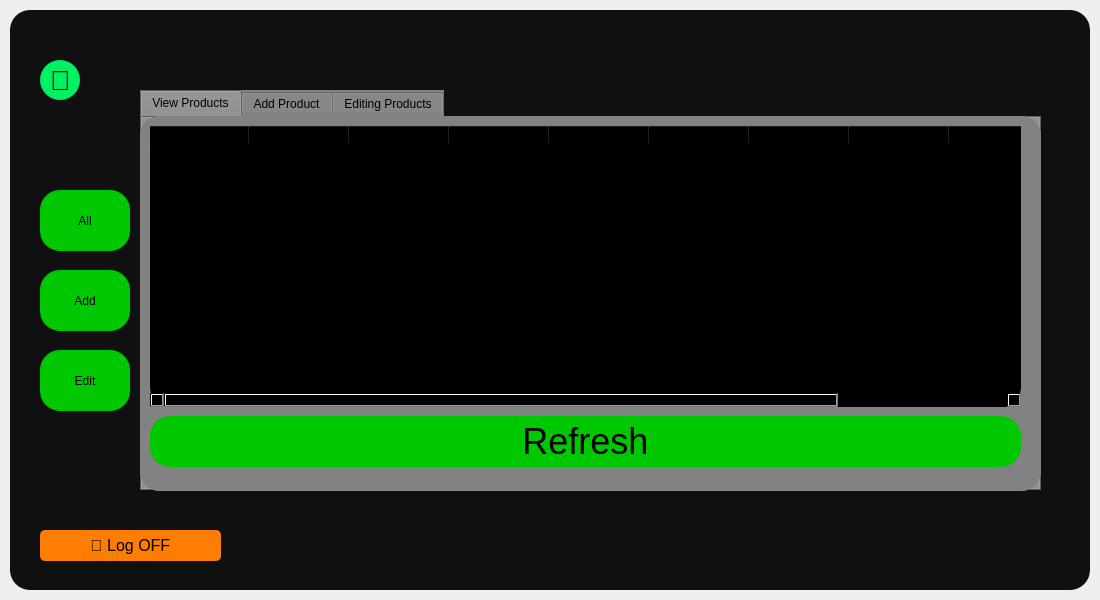
<?xml version="1.0" encoding="UTF-8"?>
<ui version="4.0">
 <class>Form</class>
 <widget class="QWidget" name="Form">
  <property name="geometry">
   <rect>
    <x>0</x>
    <y>0</y>
    <width>1100</width>
    <height>600</height>
   </rect>
  </property>
  <property name="windowTitle">
   <string>Form</string>
  </property>
  <widget class="QWidget" name="widget" native="true">
   <property name="geometry">
    <rect>
     <x>10</x>
     <y>10</y>
     <width>1080</width>
     <height>580</height>
    </rect>
   </property>
   <property name="styleSheet">
    <string notr="true">background-color:rgba(16,16,16,255);
border-radius:20px;</string>
   </property>
   <widget class="QPushButton" name="AdminPanLogOff">
    <property name="geometry">
     <rect>
      <x>30</x>
      <y>520</y>
      <width>181</width>
      <height>31</height>
     </rect>
    </property>
    <property name="font">
     <font>
      <family>Leelawadee UI</family>
      <pointsize>12</pointsize>
      <weight>50</weight>
      <bold>false</bold>
      <underline>false</underline>
      <strikeout>false</strikeout>
     </font>
    </property>
    <property name="styleSheet">
     <string notr="true">QPushButton#AdminPanLogOff{
background-color:rgba(255,125,0,255);
color:rgb(0,0,0);
border-radius:5px;
}

QPushButton#AdminPanLogOff:pressed{
background-color:rgba(255,150,0,255);
}
</string>
    </property>
    <property name="text">
     <string> Log OFF</string>
    </property>
   </widget>
   <widget class="QPushButton" name="AdminEditCus">
    <property name="geometry">
     <rect>
      <x>30</x>
      <y>50</y>
      <width>40</width>
      <height>40</height>
     </rect>
    </property>
    <property name="font">
     <font>
      <family>Leelawadee UI</family>
      <pointsize>20</pointsize>
      <weight>50</weight>
      <bold>false</bold>
      <underline>false</underline>
      <strikeout>false</strikeout>
     </font>
    </property>
    <property name="styleSheet">
     <string notr="true">QPushButton#AdminEditCus{
background-color:rgba(0,240,100,255);
color:rgb(0,0,0);
border-radius:20px;
}

QPushButton#AdminEditCus:pressed{
background-color:rgba(0,255,150,255);
}
</string>
    </property>
    <property name="text">
     <string></string>
    </property>
   </widget>
   <widget class="QPushButton" name="btn_all">
    <property name="geometry">
     <rect>
      <x>30</x>
      <y>180</y>
      <width>90</width>
      <height>61</height>
     </rect>
    </property>
    <property name="styleSheet">
     <string notr="true">background-color: rgb(0, 200, 0);</string>
    </property>
    <property name="text">
     <string>All</string>
    </property>
   </widget>
   <widget class="QTabWidget" name="tabWidget">
    <property name="geometry">
     <rect>
      <x>130</x>
      <y>80</y>
      <width>901</width>
      <height>401</height>
     </rect>
    </property>
    <property name="styleSheet">
     <string notr="true">background-color: rgb(130, 130, 130);</string>
    </property>
    <property name="currentIndex">
     <number>0</number>
    </property>
    <widget class="QWidget" name="tab_5">
     <attribute name="title">
      <string>View Products</string>
     </attribute>
     <widget class="QTableWidget" name="table_2">
      <property name="geometry">
       <rect>
        <x>10</x>
        <y>10</y>
        <width>871</width>
        <height>281</height>
       </rect>
      </property>
      <property name="font">
       <font>
        <pointsize>15</pointsize>
       </font>
      </property>
      <property name="styleSheet">
       <string notr="true">background-color: rgb(0, 0, 0);
border:0px</string>
      </property>
      <column>
       <property name="text">
        <string>ID</string>
       </property>
      </column>
      <column>
       <property name="text">
        <string>Product Type</string>
       </property>
      </column>
      <column>
       <property name="text">
        <string>Supplier ID</string>
       </property>
      </column>
      <column>
       <property name="text">
        <string>Product Name</string>
       </property>
      </column>
      <column>
       <property name="text">
        <string>Price</string>
       </property>
      </column>
      <column>
       <property name="text">
        <string>Condition</string>
       </property>
      </column>
      <column>
       <property name="text">
        <string>Payment Method</string>
       </property>
      </column>
      <column>
       <property name="text">
        <string>Reternability</string>
       </property>
      </column>
      <column>
       <property name="text">
        <string>Sold Date</string>
       </property>
      </column>
      <column>
       <property name="text">
        <string>Retunred Date</string>
       </property>
      </column>
     </widget>
     <widget class="QPushButton" name="btn_refresh_2">
      <property name="geometry">
       <rect>
        <x>10</x>
        <y>300</y>
        <width>871</width>
        <height>51</height>
       </rect>
      </property>
      <property name="font">
       <font>
        <pointsize>27</pointsize>
       </font>
      </property>
      <property name="styleSheet">
       <string notr="true">background-color: rgb(0, 200, 0);</string>
      </property>
      <property name="text">
       <string>Refresh</string>
      </property>
      <property name="iconSize">
       <size>
        <width>24</width>
        <height>28</height>
       </size>
      </property>
     </widget>
    </widget>
    <widget class="QWidget" name="tab_6">
     <attribute name="title">
      <string>Add Product</string>
     </attribute>
     <widget class="QLabel" name="label_14">
      <property name="geometry">
       <rect>
        <x>60</x>
        <y>60</y>
        <width>171</width>
        <height>41</height>
       </rect>
      </property>
      <property name="font">
       <font>
        <pointsize>14</pointsize>
       </font>
      </property>
      <property name="text">
       <string>Name :</string>
      </property>
     </widget>
     <widget class="QLabel" name="label_15">
      <property name="geometry">
       <rect>
        <x>60</x>
        <y>140</y>
        <width>171</width>
        <height>41</height>
       </rect>
      </property>
      <property name="font">
       <font>
        <pointsize>14</pointsize>
       </font>
      </property>
      <property name="text">
       <string>Quantity In Stock :</string>
      </property>
     </widget>
     <widget class="QLabel" name="label_16">
      <property name="geometry">
       <rect>
        <x>60</x>
        <y>220</y>
        <width>171</width>
        <height>41</height>
       </rect>
      </property>
      <property name="font">
       <font>
        <pointsize>14</pointsize>
       </font>
      </property>
      <property name="text">
       <string>Unit Price :</string>
      </property>
     </widget>
     <widget class="QLineEdit" name="name_edit_4">
      <property name="geometry">
       <rect>
        <x>240</x>
        <y>60</y>
        <width>181</width>
        <height>41</height>
       </rect>
      </property>
      <property name="font">
       <font>
        <pointsize>16</pointsize>
       </font>
      </property>
     </widget>
     <widget class="QLineEdit" name="quantity_edit_4">
      <property name="geometry">
       <rect>
        <x>240</x>
        <y>140</y>
        <width>181</width>
        <height>41</height>
       </rect>
      </property>
      <property name="font">
       <font>
        <pointsize>16</pointsize>
       </font>
      </property>
     </widget>
     <widget class="QLineEdit" name="unit_edit_5">
      <property name="geometry">
       <rect>
        <x>240</x>
        <y>220</y>
        <width>181</width>
        <height>41</height>
       </rect>
      </property>
      <property name="font">
       <font>
        <pointsize>16</pointsize>
       </font>
      </property>
     </widget>
     <widget class="QPushButton" name="btn_add_product_2">
      <property name="geometry">
       <rect>
        <x>590</x>
        <y>290</y>
        <width>211</width>
        <height>51</height>
       </rect>
      </property>
      <property name="font">
       <font>
        <pointsize>16</pointsize>
       </font>
      </property>
      <property name="text">
       <string>Add Product</string>
      </property>
     </widget>
     <widget class="QLabel" name="label_17">
      <property name="geometry">
       <rect>
        <x>450</x>
        <y>140</y>
        <width>171</width>
        <height>41</height>
       </rect>
      </property>
      <property name="font">
       <font>
        <pointsize>14</pointsize>
       </font>
      </property>
      <property name="text">
       <string>Quantity In Stock :</string>
      </property>
     </widget>
     <widget class="QLabel" name="label_18">
      <property name="geometry">
       <rect>
        <x>450</x>
        <y>220</y>
        <width>171</width>
        <height>41</height>
       </rect>
      </property>
      <property name="font">
       <font>
        <pointsize>14</pointsize>
       </font>
      </property>
      <property name="text">
       <string>Unit Price :</string>
      </property>
     </widget>
     <widget class="QLineEdit" name="quantity_edit_5">
      <property name="geometry">
       <rect>
        <x>630</x>
        <y>140</y>
        <width>181</width>
        <height>41</height>
       </rect>
      </property>
      <property name="font">
       <font>
        <pointsize>16</pointsize>
       </font>
      </property>
     </widget>
     <widget class="QLabel" name="label_19">
      <property name="geometry">
       <rect>
        <x>450</x>
        <y>60</y>
        <width>171</width>
        <height>41</height>
       </rect>
      </property>
      <property name="font">
       <font>
        <pointsize>14</pointsize>
       </font>
      </property>
      <property name="text">
       <string>Name :</string>
      </property>
     </widget>
     <widget class="QLineEdit" name="unit_edit_6">
      <property name="geometry">
       <rect>
        <x>630</x>
        <y>220</y>
        <width>181</width>
        <height>41</height>
       </rect>
      </property>
      <property name="font">
       <font>
        <pointsize>16</pointsize>
       </font>
      </property>
     </widget>
     <widget class="QLineEdit" name="name_edit_5">
      <property name="geometry">
       <rect>
        <x>630</x>
        <y>60</y>
        <width>181</width>
        <height>41</height>
       </rect>
      </property>
      <property name="font">
       <font>
        <pointsize>16</pointsize>
       </font>
      </property>
     </widget>
     <widget class="QLabel" name="label_20">
      <property name="geometry">
       <rect>
        <x>60</x>
        <y>300</y>
        <width>171</width>
        <height>41</height>
       </rect>
      </property>
      <property name="font">
       <font>
        <pointsize>14</pointsize>
       </font>
      </property>
      <property name="text">
       <string>Unit Price :</string>
      </property>
     </widget>
     <widget class="QLineEdit" name="unit_edit_7">
      <property name="geometry">
       <rect>
        <x>240</x>
        <y>300</y>
        <width>181</width>
        <height>41</height>
       </rect>
      </property>
      <property name="font">
       <font>
        <pointsize>16</pointsize>
       </font>
      </property>
     </widget>
    </widget>
    <widget class="QWidget" name="tab_7">
     <attribute name="title">
      <string>Editing Products</string>
     </attribute>
     <widget class="QPushButton" name="btn_update_2">
      <property name="geometry">
       <rect>
        <x>630</x>
        <y>310</y>
        <width>181</width>
        <height>41</height>
       </rect>
      </property>
      <property name="font">
       <font>
        <pointsize>20</pointsize>
       </font>
      </property>
      <property name="text">
       <string>Update</string>
      </property>
     </widget>
     <widget class="QPushButton" name="btn_delete_2">
      <property name="geometry">
       <rect>
        <x>390</x>
        <y>310</y>
        <width>181</width>
        <height>41</height>
       </rect>
      </property>
      <property name="font">
       <font>
        <pointsize>20</pointsize>
       </font>
      </property>
      <property name="text">
       <string>Delete</string>
      </property>
     </widget>
     <widget class="QLabel" name="label_21">
      <property name="geometry">
       <rect>
        <x>100</x>
        <y>130</y>
        <width>241</width>
        <height>41</height>
       </rect>
      </property>
      <property name="font">
       <font>
        <pointsize>14</pointsize>
       </font>
      </property>
      <property name="text">
       <string>Name :</string>
      </property>
     </widget>
     <widget class="QLineEdit" name="name_edit_6">
      <property name="geometry">
       <rect>
        <x>370</x>
        <y>130</y>
        <width>441</width>
        <height>41</height>
       </rect>
      </property>
      <property name="font">
       <font>
        <pointsize>16</pointsize>
       </font>
      </property>
     </widget>
     <widget class="QLabel" name="label_22">
      <property name="geometry">
       <rect>
        <x>100</x>
        <y>240</y>
        <width>241</width>
        <height>41</height>
       </rect>
      </property>
      <property name="font">
       <font>
        <pointsize>14</pointsize>
       </font>
      </property>
      <property name="text">
       <string>Unit Price :</string>
      </property>
     </widget>
     <widget class="QLabel" name="label_23">
      <property name="geometry">
       <rect>
        <x>100</x>
        <y>184</y>
        <width>241</width>
        <height>41</height>
       </rect>
      </property>
      <property name="font">
       <font>
        <pointsize>14</pointsize>
       </font>
      </property>
      <property name="text">
       <string>Quantity In Stock :</string>
      </property>
     </widget>
     <widget class="QLineEdit" name="unit_edit_8">
      <property name="geometry">
       <rect>
        <x>370</x>
        <y>240</y>
        <width>441</width>
        <height>41</height>
       </rect>
      </property>
      <property name="font">
       <font>
        <pointsize>16</pointsize>
       </font>
      </property>
     </widget>
     <widget class="QLineEdit" name="quantity_edit_6">
      <property name="geometry">
       <rect>
        <x>370</x>
        <y>184</y>
        <width>441</width>
        <height>41</height>
       </rect>
      </property>
      <property name="font">
       <font>
        <pointsize>16</pointsize>
       </font>
      </property>
     </widget>
     <widget class="QLabel" name="label_24">
      <property name="geometry">
       <rect>
        <x>260</x>
        <y>10</y>
        <width>101</width>
        <height>31</height>
       </rect>
      </property>
      <property name="font">
       <font>
        <pointsize>20</pointsize>
       </font>
      </property>
      <property name="text">
       <string>ID :</string>
      </property>
     </widget>
     <widget class="QLabel" name="label_25">
      <property name="geometry">
       <rect>
        <x>100</x>
        <y>70</y>
        <width>241</width>
        <height>41</height>
       </rect>
      </property>
      <property name="font">
       <font>
        <pointsize>14</pointsize>
       </font>
      </property>
      <property name="text">
       <string>Search By Name  :</string>
      </property>
     </widget>
     <widget class="QComboBox" name="search_combo_2">
      <property name="geometry">
       <rect>
        <x>370</x>
        <y>70</y>
        <width>281</width>
        <height>41</height>
       </rect>
      </property>
      <property name="font">
       <font>
        <pointsize>16</pointsize>
       </font>
      </property>
     </widget>
     <widget class="QPushButton" name="btn_search_2">
      <property name="geometry">
       <rect>
        <x>670</x>
        <y>70</y>
        <width>141</width>
        <height>41</height>
       </rect>
      </property>
      <property name="font">
       <font>
        <pointsize>15</pointsize>
       </font>
      </property>
      <property name="text">
       <string>Get Data</string>
      </property>
     </widget>
     <widget class="QLabel" name="id_label_2">
      <property name="geometry">
       <rect>
        <x>380</x>
        <y>10</y>
        <width>101</width>
        <height>31</height>
       </rect>
      </property>
      <property name="font">
       <font>
        <pointsize>20</pointsize>
       </font>
      </property>
      <property name="text">
       <string>N°</string>
      </property>
     </widget>
    </widget>
   </widget>
   <widget class="QPushButton" name="btn_edit">
    <property name="geometry">
     <rect>
      <x>30</x>
      <y>340</y>
      <width>90</width>
      <height>61</height>
     </rect>
    </property>
    <property name="styleSheet">
     <string notr="true">background-color: rgb(0, 200, 0);</string>
    </property>
    <property name="text">
     <string>Edit</string>
    </property>
   </widget>
   <widget class="QPushButton" name="btn_add">
    <property name="geometry">
     <rect>
      <x>30</x>
      <y>260</y>
      <width>90</width>
      <height>61</height>
     </rect>
    </property>
    <property name="styleSheet">
     <string notr="true">background-color: rgb(0, 200, 0);</string>
    </property>
    <property name="text">
     <string>Add</string>
    </property>
   </widget>
  </widget>
 </widget>
 <resources/>
 <connections/>
</ui>
